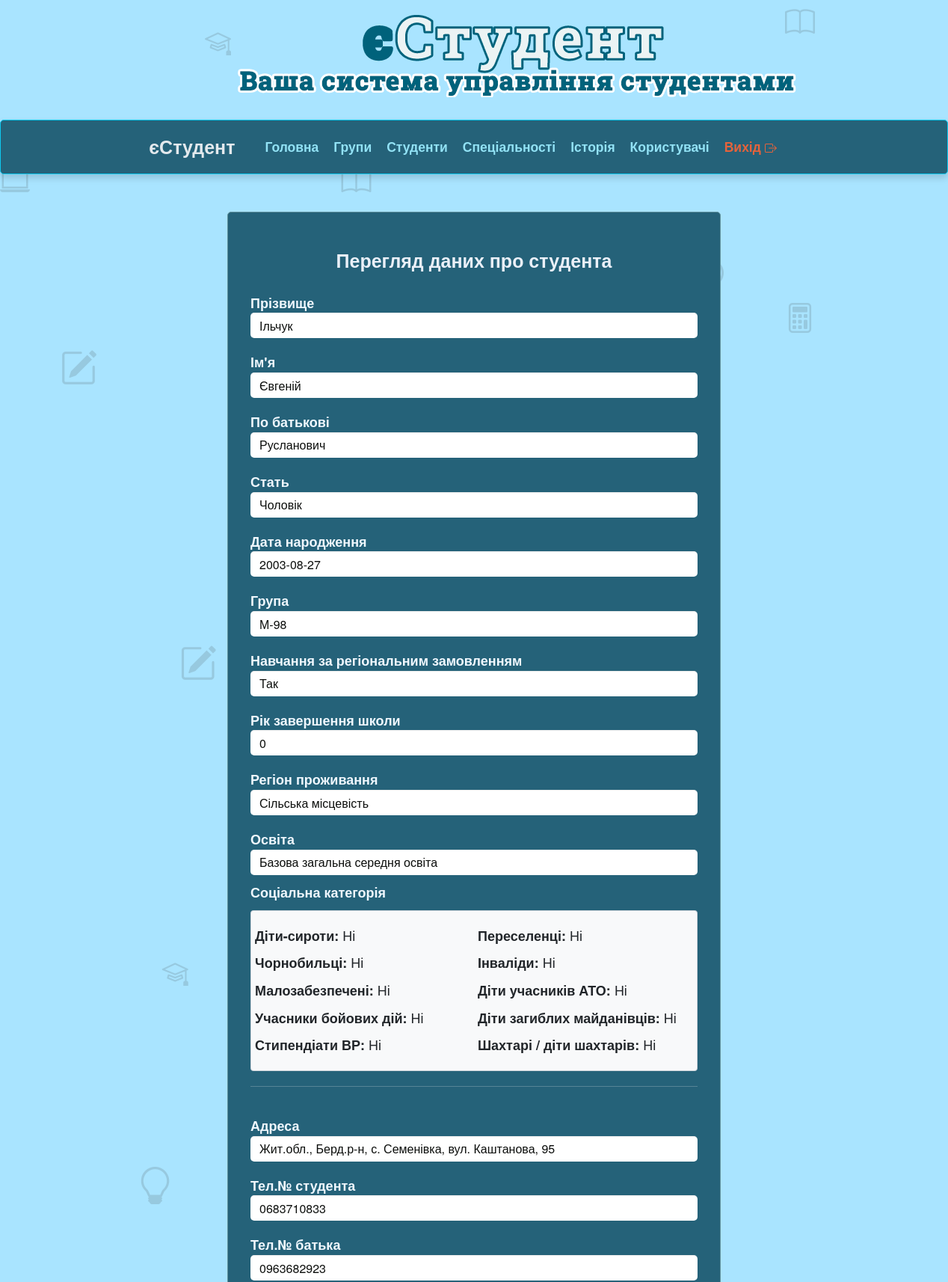
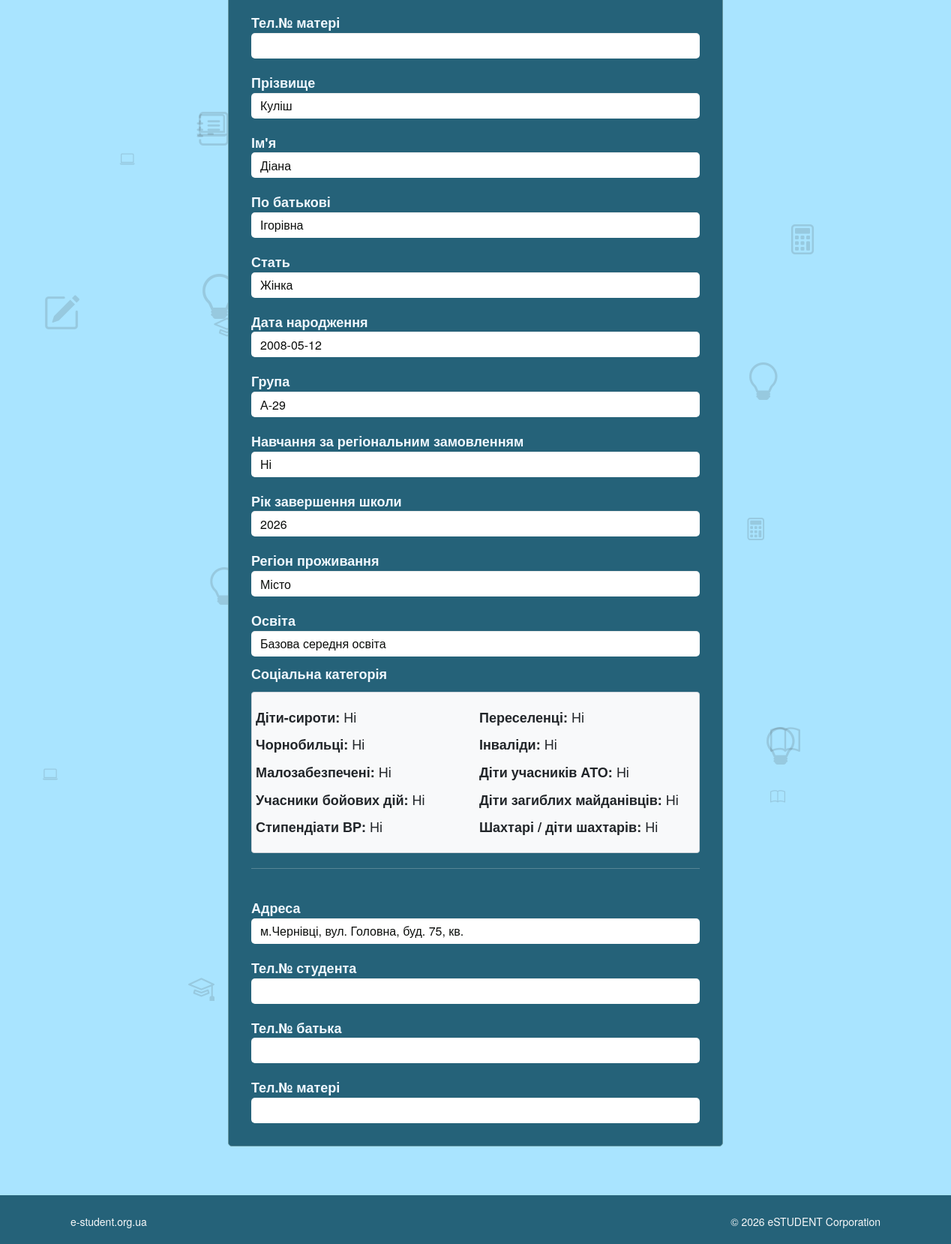
Screenshot of /admin/view_old_student.php?id_st=11 (signed in) with the database file from the repository (2 pictures, top to bottom).
### tables this page shows
CREATE TABLE `old_student` (
  `operation_id` int(11) NOT NULL,
  `operation_name` varchar(127) DEFAULT NULL,
  `operation_date` date DEFAULT NULL,
  `s_id` int(5) NOT NULL,
  `s_pr` varchar(30) NOT NULL,
  `s_im` varchar(20) NOT NULL,
  `s_bat` varchar(20) NOT NULL,
  `s_stat` varchar(7) NOT NULL,
  `s_galuz` varchar(50) NOT NULL,
  `s_spec` varchar(60) NOT NULL,
  `s_specz` varchar(90) NOT NULL,
  `s_group` varchar(8) NOT NULL,
  `s_form_navch` varchar(10) NOT NULL,
  `s_vip` varchar(4) NOT NULL DEFAULT 'Ні',
  `s_cours` int(1) NOT NULL,
  `s_contract` varchar(3) NOT NULL,
  `s_dnar` date NOT NULL,
  `s_vik` varchar(2) NOT NULL,
  `s_adresa` varchar(80) NOT NULL,
  `s_tels` varchar(16) NOT NULL,
  `s_telb` varchar(16) NOT NULL,
  `s_telm` varchar(16) NOT NULL,
  `s_osvita_type` varchar(40) NOT NULL,
  `s_rik_zaver` int(4) NOT NULL,
  `s_region_type` varchar(20) NOT NULL,
  `s_region` varchar(20) NOT NULL,
  `s_sirota` varchar(3) DEFAULT 'Ні',
  `s_peresel` varchar(3) DEFAULT 'Ні',
  `s_chernob` varchar(3) DEFAULT 'Ні',
  `s_inval` varchar(3) NOT NULL DEFAULT 'Ні',
  `s_malozab` varchar(3) NOT NULL DEFAULT 'Ні',
  `s_ato` varchar(3) NOT NULL DEFAULT 'Ні',
  `s_war_act` varchar(3) NOT NULL DEFAULT 'Ні',
  `s_ditzag` varchar(3) NOT NULL DEFAULT 'Ні',
  `s_rada` varchar(3) NOT NULL DEFAULT 'Ні',
  `s_shahter` varchar(3) NOT NULL DEFAULT 'Ні',
  `image` varchar(255) NOT NULL
);

### admin/view_old_student.php (the view, shortened to what this page needs)
<?php
	if (!in_array($_SESSION['auth_user'], ['admin', 'editor','viewer']))
	{
		header("Location: admin_panel.php");
	}
else
	{
	  $id_st=$_GET["id_st"];
    };
?>
<!DOCTYPE html>
<html lang="en">
    <head>
                 <link href="https://cdn.jsdelivr.net/npm/bootstrap@5.3.6/dist/css/bootstrap.min.css" rel="stylesheet">
        <link rel="stylesheet" href="../assets/css/bootstrap.css" rel="stylesheet">
<link rel="stylesheet" href="../css/my_style.css" rel="stylesheet">
 <body>
	</head>
      <div id="body-bg">
            <div id="header">
                <div class="container">
                    <div class="row">
                        <div class="logo">
                            <a href="index.html" title="">
                              <img src="../assets/img/logo.png" alt="Logo" />
                            </a>
                        </div>
                    </div>
                </div>
            </div>
			<?php include ("../include/adm_menu.php");?>
			 <?php include ("../include/background_icon.php");?>
            <div id="portfolio" class="bottom-border-shadow">
                <div class="container bottom-border">
					<div id="base">
				<div id="content">
				  <div class="container background-white" style="margin:0px; padding:10px;">
                    <div class="row margin-vert-30" style="margin:10px; padding:0px;">
                        <div class="col-md-8 col-md-offset-2 col-sm-offset-2">
							<form class="signup-page" method="POST">
                                <div class="signup-header">
                                    <h2 style="font-size:25px; color:#eaf0f8; text-align: center;"><strong>Перегляд даних про студента</strong></h2>
								</div>
				  <?php
                  $result = mysqli_query($linc, "SELECT * FROM old_student WHERE s_id='$id_st'");
                  if (mysqli_num_rows($result)>0)
                    {
                        $row = mysqli_fetch_array($result);
                         do
                        {
					          echo '
							<label><strong>Прізвище</strong></label>
							<input type="text" class="form-control" readonly value="'.$row['s_pr'].'" style="background:white; color:#0c0e0c; border:none;">
							<label><strong>Ім\'я</strong></label>
							<input type="text" class="form-control" readonly value="'.$row['s_im'].'" style="background:white; color:#0c0e0c; border:none;">
							<label><strong>По батькові</strong></label>
							<input type="text" class="form-control" readonly value="'.$row['s_bat'].'" style="background:white; color:#0c0e0c; border:none;">
							<label><strong>Стать</strong></label>
							<input type="text" class="form-control" readonly value="'.$row['s_stat'].'" style="background:white; color:#0c0e0c; border:none;">
							<label><strong>Дата народження</strong></label>
							<input type="text" class="form-control" readonly value="'.$row['s_dnar'].'" style="background:white; color:#0c0e0c; border:none;">
							<label><strong>Група</strong></label>
							<input type="text" class="form-control" readonly value="'.$row['s_group'].'" style="background:white; color:#0c0e0c; border:none;">
							<label><strong>Навчання за регіональним замовленням</strong></label>
							<input type="text" class="form-control" readonly value="'.$row['s_contract'].'" style="background:white; color:#0c0e0c; border:none;">
							<label><strong>Рік завершення школи</strong></label>
							<input type="text" class="form-control" readonly value="'.$row['s_rik_zaver'].'" style="background:white; color:#0c0e0c; border:none;">
							<label><strong>Регіон проживання</strong></label>
							<input type="text" class="form-control" readonly value="'.$row['s_region_type'].'" style="background:white; color:#0c0e0c; border:none;">
							<label><strong>Освіта</strong></label>
							<input type="text" class="form-control" readonly value="'.$row['s_osvita_type'].'" style="background:white; color:#0c0e0c; border:none;">
									<p class="mt-3"><strong>Соціальна категорія</strong></p>
									<div class="card p-3 mb-4" style="background-color: #f8f9fa; border: 1px solid #ced4da;">
									<div class="row row-cols-1 row-cols-md-2 g-3 p-3">
										<div class="col"><strong>Діти-сироти:</strong> ' . (!empty($row['s_sirota']) ? $row['s_sirota'] : 'Ні') . '</div>
										<div class="col"><strong>Переселенці:</strong> ' . (!empty($row['s_peresel']) ? $row['s_peresel'] : 'Ні') . '</div>
										<div class="col"><strong>Чорнобильці:</strong> ' . (!empty($row['s_chernob']) ? $row['s_chernob'] : 'Ні') . '</div>
										<div class="col"><strong>Інваліди:</strong> ' . (!empty($row['s_inval']) ? $row['s_inval'] : 'Ні') . '</div>
										<div class="col"><strong>Малозабезпечені:</strong> ' . (!empty($row['s_malozab']) ? $row['s_malozab'] : 'Ні') . '</div>
										<div class="col"><strong>Діти учасників АТО:</strong> ' . (!empty($row['s_ato']) ? $row['s_ato'] : 'Ні') . '</div>
										<div class="col"><strong>Учасники бойових дій:</strong> ' . (!empty($row['s_war_act']) ? $row['s_war_act'] : 'Ні') . '</div>
										<div class="col"><strong>Діти загиблих майданівців:</strong> ' . (!empty($row['s_ditzag']) ? $row['s_ditzag'] : 'Ні') . '</div>
										<div class="col"><strong>Стипендіати ВР:</strong> ' . (!empty($row['s_rada']) ? $row['s_rada'] : 'Ні') . '</div>
										<div class="col"><strong>Шахтарі / діти шахтарів:</strong> ' . (!empty($row['s_shahter']) ? $row['s_shahter'] : 'Ні') . '</div>
									</div>
									</div>
									<hr>
									<label>Адреса</label>
									<input type="text" class="form-control" readonly value="'.$row['s_adresa'].'" style="background:white; color:#0c0e0c; border:none;" >
									<label>Тел.№ студента</label>
									<input type="text" class="form-control" readonly value="'.$row['s_tels'].'" style="background:white; color:#0c0e0c; border:none;" >
									<label>Тел.№ батька</label>
									<input type="text" class="form-control" readonly value="'.$row['s_telb'].'" style="background:white; color:#0c0e0c; border:none;" >
									<label>Тел.№ матері</label>
									<input type="text" class="form-control" readonly value="'.$row['s_telm'].'" style="background:white; color:#0c0e0c; border:none;" >
								  ';
						}
                      while ($row = mysqli_fetch_array($result));
					}
				?>
							</form>
						</div>
					</div>
				</div>
			</div>
                    </div>
                </div>
            </div>
 	<?php include ("../include/footer.php");?>
 </body>
</html>

### css/my_style.css (style rules this page uses)
.signup-page { background: none repeat scroll 0 0 #256279; border: 1px solid #63949E; border-radius: 5px; box-shadow: 3 50 20px #050706; color: aliceblue; padding: 30px; font-size: large; }
.signup-page label { font-size: large; margin-top: 20px; }
.signup-page input { background-color: #a6caef; color: #ffffff; border:none; }
.container { max-width: 1080px; padding: 10px; width: 100%; }
body { background-color: #3ac1ff6f; }
.logo { margin-bottom: 20px; }
.signup-page , .block_search { opacity: 1; animation-name: fadeInOpacity; animation-iteration-count: 1; animation-timing-function: ease-in; animation-duration: 1s; }

### include/background_icon.php (style rules this page uses)
body { overflow-x: hidden; position: relative; }

### rows the page displays
old_student: s_pr "Ільчук", s_im "Євгеній", s_bat "Русланович", s_stat "Чоловік", s_dnar "2003-08-27", s_group "М-98", s_contract "Так", s_rik_zaver "0", s_region_type "Сільська місцевість", s_osvita_type "Базова загальна середня освіта", s_sirota "Ні", s_peresel "Ні", s_chernob "Ні", s_inval "Ні", s_malozab "Ні", s_ato "Ні", s_war_act "Ні", s_ditzag "Ні", s_rada "Ні", s_shahter "Ні", s_adresa "Жит.обл., Берд.р-н, с. Семенівка, вул. Каштанова, 95", s_tels "0683710833", s_telb "0963682923"
old_student: s_pr "Куліш", s_im "Діана", s_bat "Ігорівна", s_stat "Жінка", s_dnar "2008-05-12", s_group "А-29", s_contract "Ні", s_rik_zaver "2026", s_region_type "Місто", s_osvita_type "Базова середня освіта", s_sirota "Ні", s_peresel "Ні", s_chernob "Ні", s_inval "Ні", s_malozab "Ні", s_ato "Ні", s_war_act "Ні", s_ditzag "Ні", s_rada "Ні", s_shahter "Ні", s_adresa "м.Чернівці, вул. Головна, буд. 75, кв."
